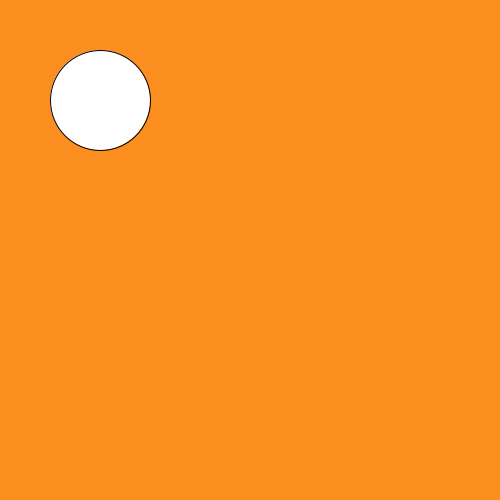
Frame 1 (no input)
Frame 60 (the mouse pressed at the canvas centre just before this capture): identical to frame 1, image omitted
Frame 120 (the mouse held since frame 60 and released just before this capture): identical to frame 1, image omitted

The Processing sketch that drew this single still picture (run headless with seeded random() and noise(); from frame 60 on, the mouse is pressed at the canvas centre):

// Processing sketch: slippery_dot
// ── slippery_dot.pde
 // 1. Create three integer variables to represent the x, y, and the size of the ellipse
       int x = 100;
       int y = 100;
       int size = 100;
    void setup() {
      // 2. Set the size of your sketch
    size (500, 500);
    }
    
    void draw() {
      // 3. Set the background color of your sketch
      background (#FC8E1F);
      // 4. Draw an ellipse. Make sure it fits in the window.
      // Use the variables created at the top of the sketch, 
      // for the location and size of your ellipse
  ellipse (x, y, size, size);
    }
    
    void mousePressed() {
      //5. Create an integer variable called distance
      int distance = getDistance(mouseX, mouseY, x, y);
      //6. Set the value of the distance variable to the value returned by the getDistance method
      //   Pass the mouse's x and y (mouseX and mouseY) and the x and y of your ellipse to the method.
        println(distance);
          
      //7.  Use an if statement to check if the distance variable is < the radius of the ellipse
      //    If it is, set a new x and y for the ellipse, using a random location on the window
      //    Hint: Use the Processing random() function
       if (distance < 50) {
         x = (int)random(500);
         y = (int)random(500);
        
       }  
    }
    
    int getDistance(int x1, int y1, int x2, int y2) {
      return (int)Math.sqrt(Math.pow((x1-x2),2) + Math.pow((y1-y2),2));
    }
